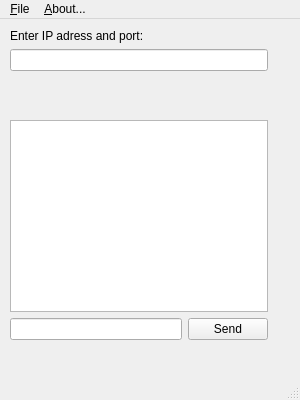
<?xml version="1.0" encoding="UTF-8"?>
<ui version="4.0">
 <class>MainWindow</class>
 <widget class="QMainWindow" name="MainWindow">
  <property name="geometry">
   <rect>
    <x>0</x>
    <y>0</y>
    <width>300</width>
    <height>400</height>
   </rect>
  </property>
  <property name="minimumSize">
   <size>
    <width>300</width>
    <height>400</height>
   </size>
  </property>
  <property name="maximumSize">
   <size>
    <width>300</width>
    <height>400</height>
   </size>
  </property>
  <property name="windowTitle">
   <string>MainWindow</string>
  </property>
  <widget class="QWidget" name="centralwidget">
   <widget class="QWidget" name="">
    <property name="geometry">
     <rect>
      <x>10</x>
      <y>10</y>
      <width>258</width>
      <height>311</height>
     </rect>
    </property>
    <layout class="QVBoxLayout" name="verticalLayout">
     <item>
      <widget class="QLabel" name="label">
       <property name="text">
        <string>Enter IP adress and port:</string>
       </property>
      </widget>
     </item>
     <item>
      <widget class="QLineEdit" name="lineEdit"/>
     </item>
     <item>
      <spacer name="verticalSpacer">
       <property name="orientation">
        <enum>Qt::Vertical</enum>
       </property>
       <property name="sizeHint" stdset="0">
        <size>
         <width>20</width>
         <height>40</height>
        </size>
       </property>
      </spacer>
     </item>
     <item>
      <widget class="QTextEdit" name="textEdit">
       <property name="horizontalScrollBarPolicy">
        <enum>Qt::ScrollBarAsNeeded</enum>
       </property>
       <property name="readOnly">
        <bool>true</bool>
       </property>
      </widget>
     </item>
     <item>
      <layout class="QHBoxLayout" name="horizontalLayout">
       <item>
        <widget class="QLineEdit" name="lineEdit_2"/>
       </item>
       <item>
        <widget class="QPushButton" name="pushButton">
         <property name="text">
          <string>Send</string>
         </property>
         <property name="shortcut">
          <string>Return</string>
         </property>
        </widget>
       </item>
      </layout>
     </item>
    </layout>
   </widget>
  </widget>
  <widget class="QMenuBar" name="menubar">
   <property name="geometry">
    <rect>
     <x>0</x>
     <y>0</y>
     <width>300</width>
     <height>21</height>
    </rect>
   </property>
   <widget class="QMenu" name="menuFile">
    <property name="title">
     <string>&amp;File</string>
    </property>
    <addaction name="actionSettings"/>
    <addaction name="separator"/>
    <addaction name="actionExit"/>
   </widget>
   <widget class="QMenu" name="menu_About">
    <property name="title">
     <string>&amp;About...</string>
    </property>
   </widget>
   <addaction name="menuFile"/>
   <addaction name="menu_About"/>
  </widget>
  <widget class="QStatusBar" name="statusbar"/>
  <action name="actionSettings">
   <property name="text">
    <string>&amp;Settings</string>
   </property>
   <property name="shortcut">
    <string>Alt+S</string>
   </property>
  </action>
  <action name="actionAbout">
   <property name="text">
    <string>&amp;About...</string>
   </property>
  </action>
  <action name="actionExit">
   <property name="text">
    <string>&amp;Exit</string>
   </property>
   <property name="shortcut">
    <string>Ctrl+Q</string>
   </property>
  </action>
 </widget>
 <tabstops>
  <tabstop>pushButton</tabstop>
  <tabstop>lineEdit_2</tabstop>
  <tabstop>textEdit</tabstop>
  <tabstop>lineEdit</tabstop>
 </tabstops>
 <resources/>
 <connections>
  <connection>
   <sender>menubar</sender>
   <signal>triggered(QAction*)</signal>
   <receiver>MainWindow</receiver>
   <slot>menuAction(QAction*)</slot>
   <hints>
    <hint type="sourcelabel">
     <x>25</x>
     <y>6</y>
    </hint>
    <hint type="destinationlabel">
     <x>207</x>
     <y>29</y>
    </hint>
   </hints>
  </connection>
 </connections>
 <slots>
  <slot>sliderValueChanged(int)</slot>
  <slot>menuAction(QAction*)</slot>
 </slots>
</ui>
